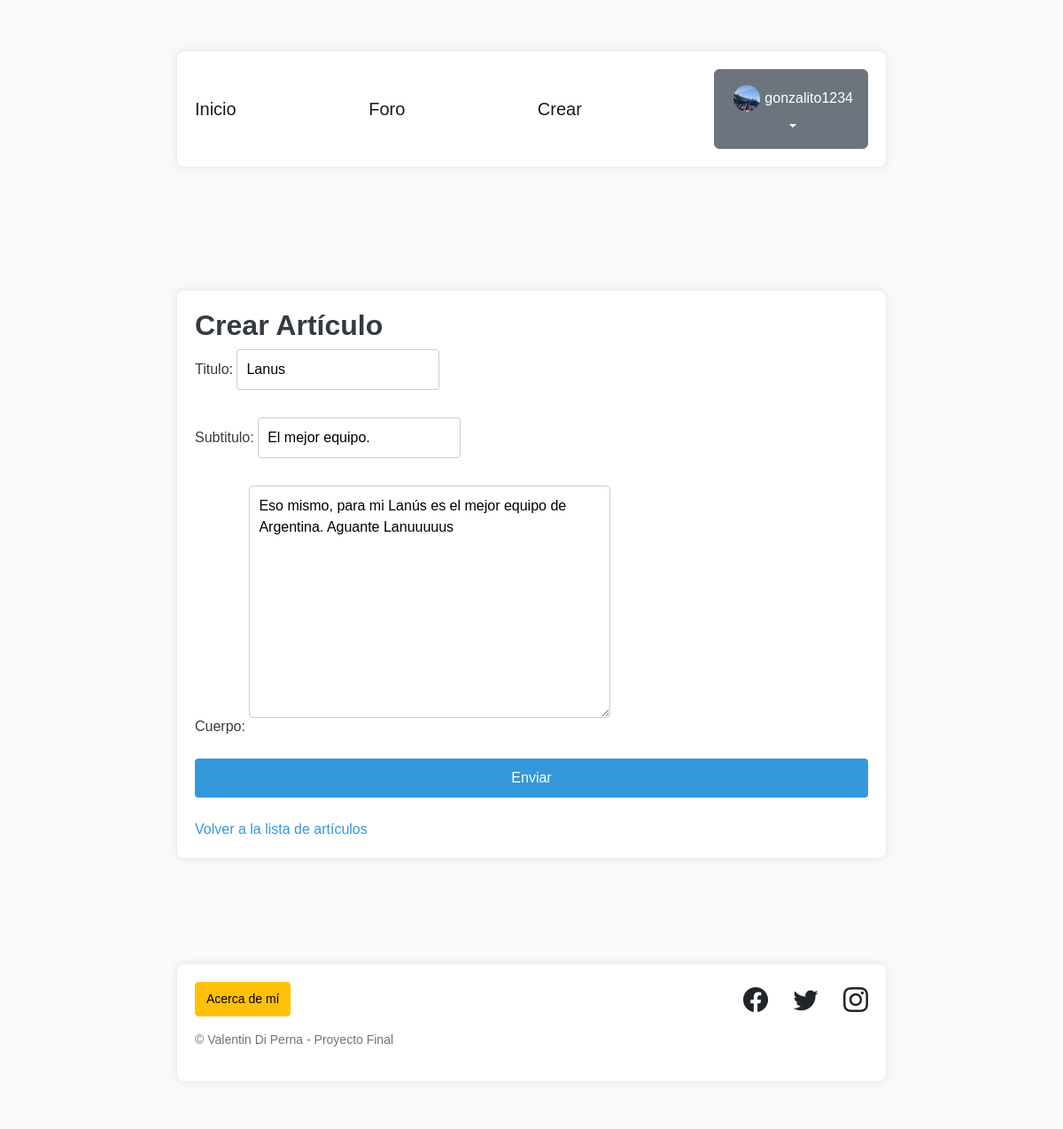
Page /pages/edit/4/ (signed in) on the committed database.
### perfiles/models.py (models this page shows, shortened)
class Avatar(models.Model):
   user = models.OneToOneField(User, on_delete=models.CASCADE, null=True)
   imagen = models.ImageField(upload_to='avatares', null=True, blank=True)

### articulos/models.py (models this page shows, shortened)
class Articulo(models.Model):
    titulo = models.CharField(max_length=50)
    subtitulo = models.CharField(max_length=50)
    cuerpo = RichTextField()
    autor = models.ForeignKey(User, on_delete=models.SET_NULL, null=True)
    fecha = models.DateField(auto_now = True)
    destacado = models.BooleanField(default=False)

### articulos/views.py (the view)
# urls.py: path("edit/<int:pk>/", ArticuloUpdateView.as_view(), name="editar_articulo"),
class ArticuloUpdateView(LoginRequiredMixin, UpdateView):
    model = Articulo
    fields = ('titulo', 'subtitulo', 'cuerpo')
    success_url = reverse_lazy('lista_articulos')

### articulos/templates/articulos/articulo_form.html (shortened to what this page needs)
{% extends "base.html" %}
{% block contenido %}
<head>
</head>
<body>
  <div class="container">
      <h2>Crear Artículo</h2>
      <form method="post">
          {{ form.as_p }}
          <input type="submit" value="Enviar" />
      </form>
      <br>
      <a href="{% url 'lista_articulos' %}">Volver a la lista de artículos</a>
  </div>
</body>
</html>
{% endblock contenido %}

### templates_base/base.html (shortened to what this page needs)
{% load static %}
<!DOCTYPE html>
<html lang="en">
    <head>
        <link href="https://cdn.jsdelivr.net/npm/bootstrap-icons@1.5.0/font/bootstrap-icons.css" rel="stylesheet" type="text/css" />
        <link href="{% static 'css/styles.css' %}" rel="stylesheet" />
    </head>
    <body>
        <nav class="navbar navbar-expand-lg navbar-light bg-light static-top justify-content-center">
            <div class="container">
                <a class="navbar-brand" href="{% url 'inicio' %}">Inicio</a>
                <a class="navbar-brand" href="{% url 'lista_articulos' %}">Foro</a>
                <a class="navbar-brand" href="{% url 'crear_articulo' %}">Crear</a>
                {% if user.is_authenticated %}
                    <div class="dropdown">
                        <button class="btn btn-secondary dropdown-toggle" type="button" id="dropdownMenuButton1" data-bs-toggle="dropdown" aria-expanded="false">
                            <div class="d-flex align-items-center">
                                <img src="{{ user.avatar.imagen.url }}" style="width: 40px; height: 40px; object-fit: cover; border-radius: 50%; padding: 5px;">
                                <span>{{ user.username }}</span>
                            </div>
                        </button>
                    </div>
                {% else %}
                    <div class="d-flex">
                        <a class="btn btn-primary me-2" href="{% url 'login' %}">Iniciar Sesión</a>
                        <a class="btn btn-success" href="{% url 'registro' %}">Registro</a>
                    </div>
                {% endif %}
            </div>
        </nav>
        <section style="padding: 2rem 3rem 1rem;">
            {% block contenido %}
            {% endblock contenido %}
        <footer class="footer bg-light py-1">
            <div class="container">
                <div class="row">
                    <div class="col-lg-6 text-center text-lg-start mb-4 mb-lg-0">
                        <ul class="list-inline">
                            <li class="list-inline-item">
                                <a class="btn btn-warning btn-sm" href="{% url 'about_me' %}">
                                    Acerca de mí
                                </a>
                            </li>
                        </ul>
                        <p class="text-muted small">&copy; Valentin Di Perna - Proyecto Final</p>
                    </div>
                    <div class="col-lg-6 text-center text-lg-end">
                        <ul class="list-inline mb-0">
                            <li class="list-inline-item me-4">
                                <a class="text-dark" href="https://www.facebook.com/Coderhouse/"><i class="bi-facebook fs-3"></i></a>
                            </li>
                            <li class="list-inline-item me-4">
                                <a class="text-dark" href="https://twitter.com/coderhouse"><i class="bi-twitter fs-3"></i></a>
                            </li>
                            <li class="list-inline-item">
                                <a class="text-dark" href="https://www.instagram.com/coderhouse"><i class="bi-instagram fs-3"></i></a>
                            </li>
                        </ul>
                    </div>
                </div>
            </div>
        </footer>
    </body>
</html>

### articulos/templates/articulos/articulo_form.html (style rules this page uses)
body { font-family: 'Arial', sans-serif; background-color: #f8f9fa; color: #343a40; margin: 0; padding: 0; }
.container { max-width: 800px; margin: 50px auto; padding: 20px; background-color: #fff; border-radius: 8px; box-shadow: 0 0 10px rgba(0, 0, 0, 0.1); }
form { display: flex; flex-direction: column; }
label { margin-bottom: 8px; }
input[type="text"], textarea { padding: 10px; margin-bottom: 15px; border: 1px solid #ccc; border-radius: 4px; }
input[type="submit"] { background-color: #3498db; color: #fff; padding: 10px; border: none; border-radius: 4px; cursor: pointer; }
a { color: #3498db; text-decoration: none; }

### rows in the picture
Articulo: titulo "Lanus", subtitulo "El mejor equipo.", cuerpo "Eso mismo, para mi Lanús es el mejor equipo de Argentina. Aguante Lanuuuuus"

### other values in the picture
{{ user.username }} "gonzalito1234"
